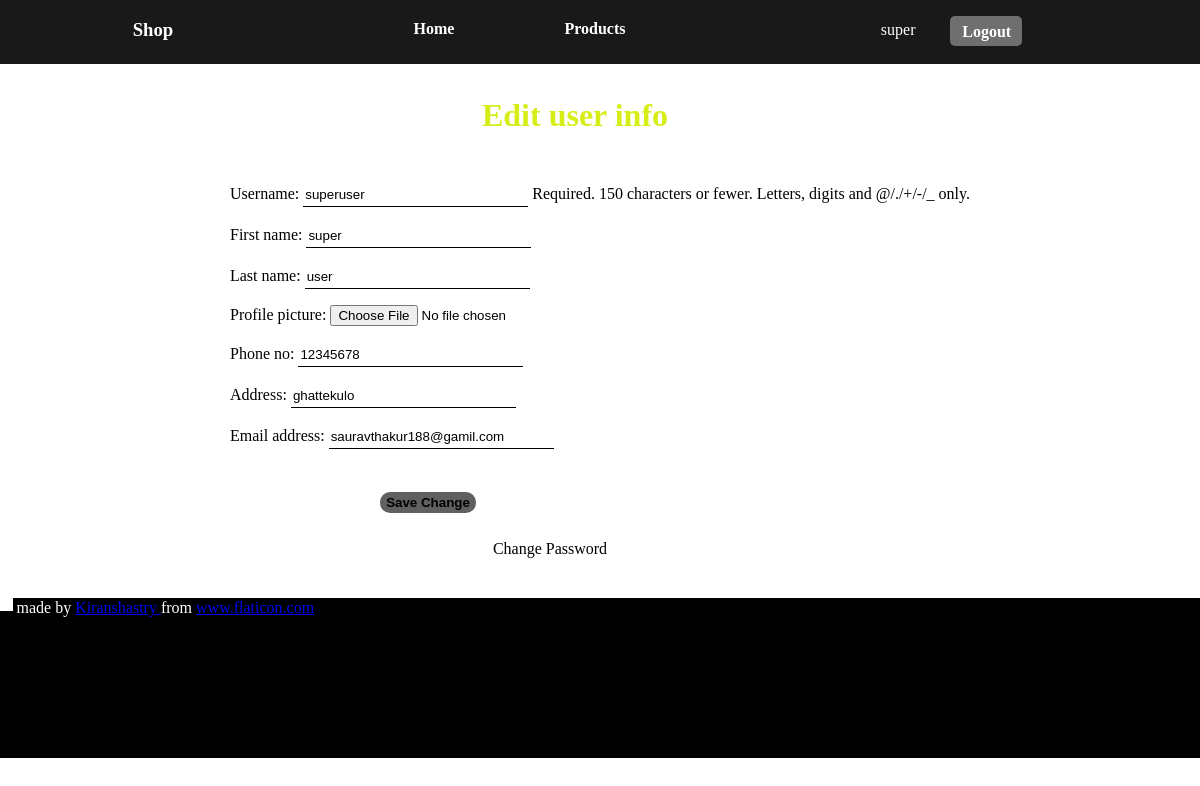
Page /user/edituserinfo/ (signed in) on the committed database.
### user/models.py (models this page shows, shortened)
class User(AbstractUser):
    profile_picture=models.ImageField(upload_to='img/user_profile_picture',null=True)
    phone_no=models.IntegerField(null=True)
    address=models.CharField(null=True,max_length=200)

### user/views.py (the view)
# urls.py: path('edituserinfo/',views.edituserinfo,name="edit_user_info"),
def edituserinfo(request):
    if request.user.is_authenticated:
        if request.method=="POST":
            form=user_info_edit(request.POST,instance=request.user)
            if form.is_valid():
                form.save()
                form=user_info_edit(instance=request.user)
                redirect('/user/user_info')
        else:
            form=user_info_edit(instance=request.user)
        context={
            'edit_user':request.user,
            'form':form
        }
        return render(request,'user_info_edit.html',context)
    else:
        pass

### user/forms.py
class user_info_edit(ModelForm):
    profile_picture=forms.ImageField(required=False)
    class Meta:
        model = User
        fields = [
            'username',
            'first_name',
            'last_name',
            'profile_picture',
            'phone_no',
            'address',
            'email'
        ]

### user/templates/user_info_edit.html (shortened to what this page needs)
{% extends 'base.html' %}
{% load static %}
{% block css %}
    <link rel="stylesheet" href="{% static 'css/user-info-edit.css' %}">
{% endblock %}
{% block content %}
<div class="registration-form">
    <h3>Edit user info</h3>
    <form action="" enctype='multipart/form-data' method="POST">
        {{ form.as_p }}
        <input type="submit" value="Save Change">
    </form>
    <div class="change-password">
        <a href="/user/changepassword">Change Password</a>
    </div>
</div>
{% endblock %}

### products/templates/base.html (shortened to what this page needs)
{% load static %}
<!DOCTYPE html>
<html lang="en">
<head>
    {% block css %}
    {% endblock %}
</head>
<body>
    <header class="nav">
            <div id="logo-container">
                <h3 class="logo">Shop</h3>
            </div>
            <div class="link-container">
                <ul class="links">
                    <li class="link"><a href="/">Home</a></li>
                    <li class="link"><a href="/products/">Products</a></li>
                </ul>
            </div>
            <div class="user-options">
                {% if user.is_authenticated %}
                    <div class="name"><a href="/user/user_info">{{user.first_name}}</a></div>
                    <div class="logout"><a href="/user/logout">Logout</a></div>
                {% else %}
                    <div class="register"><a href="/user/register">Register</a></div>
                    <div class="login" ><a href="/user/login/">Login</a></div>
                {% endif %}
            </div>
    </header>
    {% block content %}
    {% endblock %}
    <footer>
        <div>
            <img src="{% static 'img/shopping-cart.png' %}" alt="">
            made by
             <a href="https://www.flaticon.com/authors/kiranshastry" title="Kiranshastry">
                Kiranshastry
            </a>
             from
            <a href="https://www.flaticon.com/" title="Flaticon">
                www.flaticon.com
            </a>
        </div>
    </footer>
</body>
</html>

### static/css/user-info-edit.css (style rules this page uses)
html { scroll-behavior: smooth; }
body { margin: 0; padding: 0; overflow-x: hidden; background-color: white; }
* { -webkit-box-sizing: border-box; box-sizing: border-box; outline: none; }
.logo { color: white; }
.nav { width: 100vw; padding-left: 5%; padding-right: 5%; display: -webkit-box; display: -ms-flexbox; display: flex; -ms-flex-pack: distribute; justify-content: space-around; height: auto; z-index: 10; opacity: 0.9; top: 0px; position: fixed; background-color: black; }
.links { display: -webkit-box; display: -ms-flexbox; display: flex; -webkit-box-orient: horizontal; -webkit-box-direction: normal; -ms-flex-direction: row; flex-direction: row; -webkit-box-ordinal-group: 3; -ms-flex-order: 2; order: 2; height: 100%; margin-top: 0px; }
.links .link { margin: 20px 55px 10px 55px; list-style: none; font-weight: bold; height: 100%; color: white; }
.links .link a { text-decoration: none; color: white; }
.user-options { display: -webkit-box; display: -ms-flexbox; display: flex; }
.user-options .logout { font-weight: bold; margin: 16px 45px 4px 17px; padding: 7px 12.5px 11px 12.5px; border-radius: 5px; width: 72.5px; height: 30px; -webkit-transition: 250ms; transition: 250ms; background-color: #606060FF; }
.user-options .logout a { text-decoration: none; color: white; }
.user-options .name { font-weight: lighter; font-size: 1rem; height: 100%; margin: 17px 5px 4px 47px; padding: 4px 10px 6px 8px; border-radius: 5px; width: 55px; height: 25px; -webkit-transition: 250ms; transition: 250ms; }
.user-options .name a { text-decoration: none; color: white; }
footer { background-color: black; height: 20vh; width: 100vw; margin-bottom: 0px; margin-top: auto; color: white; }
footer img { border: white solid 0.2px; background-color: white; height: 12.5px; width: 12.5px; }
.registration-form { margin-top: 65px; padding-left: 5%; padding-right: 5%; display: -webkit-box; display: -ms-flexbox; display: flex; -webkit-box-orient: vertical; -webkit-box-direction: normal; -ms-flex-direction: column; flex-direction: column; -webkit-box-align: center; -ms-flex-align: center; align-items: center; }
.registration-form h3 { margin-right: 50px; font-size: 2rem; font-weight: bolder; color: #D6ED17FF; }
.registration-form label { color: black; font-size: 1rem; }
.registration-form input[type=text], .registration-form input[type=password], .registration-form input[type=number], .registration-form input[type=email] { border: none; width: 225px; height: 25px; background-color: transparent; border-bottom: 1px solid black; }
.registration-form input[type=submit] { cursor: pointer; width: 100px; height: 25px; border: none; font-weight: bolder; border: 2px solid white; color: black; background-color: #606060FF; border-radius: 12px; -webkit-transition: 250ms; transition: 250ms; margin-left: 20%; margin-top: 25px; margin-bottom: 25px; }
.change-password { margin-bottom: 40px; margin-right: 100px; }
.change-password a { text-decoration: none; color: black; }

### rows in the picture
User: first_name "super", username "superuser", last_name "user", phone_no "12345678", address "ghattekulo", email "sauravthakur188@gamil.com"
